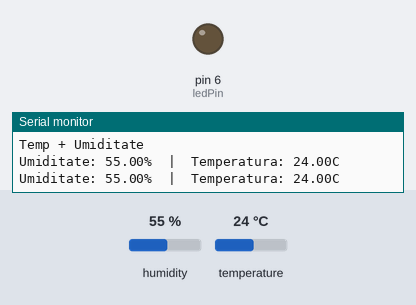
A sketch run on a simulated Arduino Uno, built with avr-gcc and run on an emulated ATmega328P. On the bench: output pins drawn as LEDs (lit = HIGH), the last lines printed to the serial monitor. The test bench sets the inputs (shaded band); at power-on: temperature 24 °C, humidity 55 %.

Above: at 4.8 s.
4.9 s: temperature set to 27 °C
At 6.8 s:
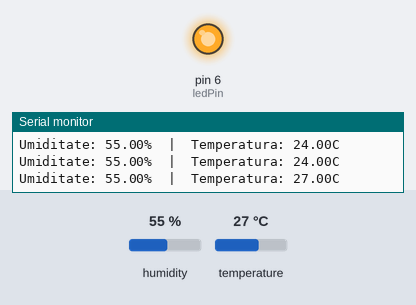
7.9 s: temperature set to 12 °C
At 9.3 s:
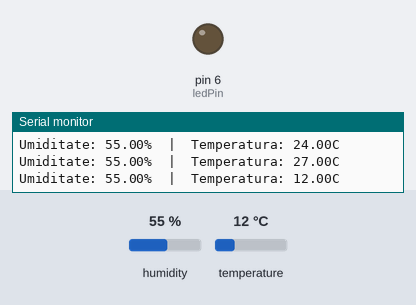
10.9 s: temperature set to 28 °C
At 12.9 s:
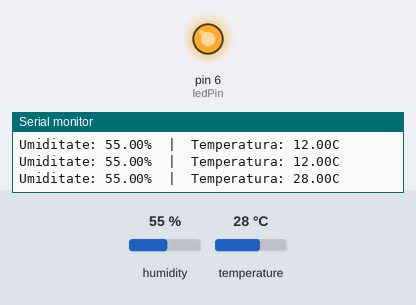
Timing chart, 0 to 14.4 s (numbered marks = the images above; inputs shaded):
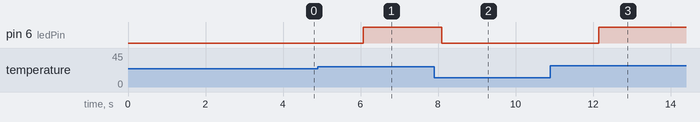

Measured:
- the behaviour switches between 25 and 26 °C on temperature (found by bisection; images 0 and 1)
- after the input at 4.9 s, pin 6 (ledPin): LOW → HIGH after 1.2 s
- after the input at 7.9 s, pin 6 (ledPin): HIGH → LOW after 0.20 s
- after the input at 10.9 s, pin 6 (ledPin): LOW → HIGH after 1.2 s

The sketch:

Temp_umiditate.ino
```cpp
#include "DHT.h"
#include "dht.h"

#define DHTPIN 2
#define DHTTYPE DHT11

DHT dht(DHTPIN, DHTTYPE);
const int ledPin = 6;

void setup() {
  Serial.begin(9600);
  Serial.println("Temp + Umiditate");
  dht.begin();
  pinMode(ledPin, OUTPUT);
}

void loop() {

  delay(2000);

  float h = dht.readHumidity();
  float t = dht.readTemperature();

  if (isnan(h) || isnan(t)) {
    Serial.println("Eroare la citirea senzorului!");
    return;
  }

  Serial.print("Umiditate: ");
  Serial.print(h);
  Serial.print("%  |  ");
  Serial.print("Temperatura: ");
  Serial.print(t);
  Serial.println("C");

  // Daca temperatura trece de 25 de grade, aprindem LED-ul
  if (t > 25) {
    digitalWrite(ledPin, HIGH);
  } else {
    digitalWrite(ledPin, LOW);
  }
}
```
